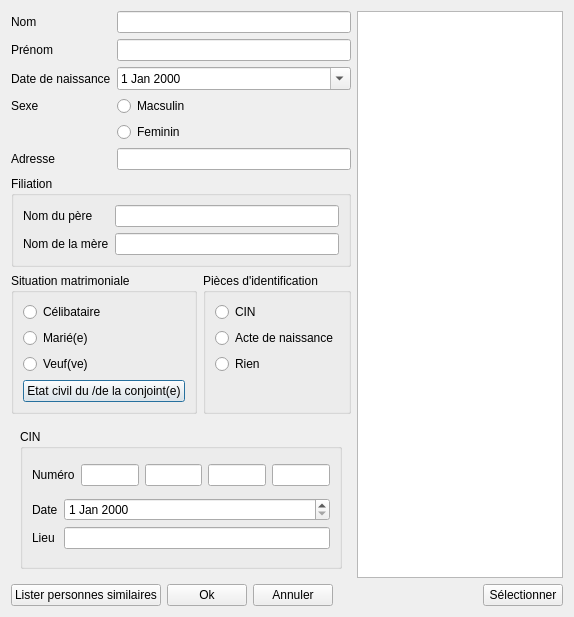
<?xml version="1.0" encoding="UTF-8"?>
<ui version="4.0">
 <class>Dialog</class>
 <widget class="QDialog" name="Dialog">
  <property name="geometry">
   <rect>
    <x>0</x>
    <y>0</y>
    <width>552</width>
    <height>571</height>
   </rect>
  </property>
  <property name="windowTitle">
   <string>Personne physique</string>
  </property>
  <layout class="QVBoxLayout" name="verticalLayout_5">
   <item>
    <layout class="QHBoxLayout" name="horizontalLayout_4">
     <item>
      <layout class="QVBoxLayout" name="verticalLayout">
       <item>
        <layout class="QFormLayout" name="formLayout_2">
         <item row="0" column="0">
          <widget class="QLabel" name="label">
           <property name="text">
            <string>Nom</string>
           </property>
          </widget>
         </item>
         <item row="0" column="1">
          <widget class="QLineEdit" name="lineEditNom"/>
         </item>
         <item row="1" column="0">
          <widget class="QLabel" name="label_2">
           <property name="text">
            <string>Prénom</string>
           </property>
          </widget>
         </item>
         <item row="1" column="1">
          <widget class="QLineEdit" name="lineEditPrenom"/>
         </item>
         <item row="2" column="0">
          <widget class="QLabel" name="label_3">
           <property name="text">
            <string>Date de naissance</string>
           </property>
          </widget>
         </item>
         <item row="2" column="1">
          <widget class="QDateEdit" name="lineEditDateNaiss">
           <property name="calendarPopup">
            <bool>true</bool>
           </property>
          </widget>
         </item>
         <item row="3" column="0">
          <widget class="QLabel" name="label_4">
           <property name="text">
            <string>Sexe </string>
           </property>
          </widget>
         </item>
         <item row="3" column="1">
          <widget class="QRadioButton" name="radioBtnMale">
           <property name="text">
            <string>Macsulin</string>
           </property>
          </widget>
         </item>
         <item row="4" column="1">
          <widget class="QRadioButton" name="radioBtnFemale">
           <property name="text">
            <string>Feminin</string>
           </property>
          </widget>
         </item>
         <item row="5" column="0">
          <widget class="QLabel" name="label_5">
           <property name="text">
            <string>Adresse</string>
           </property>
          </widget>
         </item>
         <item row="5" column="1">
          <widget class="QLineEdit" name="lineEditAdresse"/>
         </item>
        </layout>
       </item>
       <item>
        <widget class="QGroupBox" name="groupBox">
         <property name="title">
          <string>Filiation</string>
         </property>
         <layout class="QFormLayout" name="formLayout">
          <item row="0" column="0">
           <widget class="QLabel" name="nomDuPReLabel">
            <property name="text">
             <string>Nom du père</string>
            </property>
           </widget>
          </item>
          <item row="0" column="1">
           <widget class="QLineEdit" name="nomDuPReLineEdit"/>
          </item>
          <item row="1" column="0">
           <widget class="QLabel" name="nomDeLaMReLabel">
            <property name="text">
             <string>Nom de la mère</string>
            </property>
           </widget>
          </item>
          <item row="1" column="1">
           <widget class="QLineEdit" name="nomDeLaMReLineEdit"/>
          </item>
         </layout>
        </widget>
       </item>
       <item>
        <layout class="QHBoxLayout" name="horizontalLayout">
         <item>
          <widget class="QGroupBox" name="groupBox_2">
           <property name="title">
            <string>Situation matrimoniale</string>
           </property>
           <layout class="QFormLayout" name="formLayout_3">
            <item row="0" column="0">
             <widget class="QRadioButton" name="radioBtnCelib">
              <property name="text">
               <string>Célibataire</string>
              </property>
             </widget>
            </item>
            <item row="1" column="0">
             <widget class="QRadioButton" name="radioBtnMarie">
              <property name="text">
               <string>Marié(e)</string>
              </property>
             </widget>
            </item>
            <item row="2" column="0">
             <widget class="QRadioButton" name="radioBtnVeuf">
              <property name="text">
               <string>Veuf(ve)</string>
              </property>
             </widget>
            </item>
            <item row="3" column="0">
             <widget class="QPushButton" name="btnEtatConjoint">
              <property name="text">
               <string>Etat civil du /de la conjoint(e)</string>
              </property>
              <property name="autoDefault">
               <bool>true</bool>
              </property>
              <property name="default">
               <bool>false</bool>
              </property>
              <property name="flat">
               <bool>false</bool>
              </property>
             </widget>
            </item>
           </layout>
          </widget>
         </item>
         <item>
          <widget class="QGroupBox" name="groupBox_3">
           <property name="title">
            <string>Pièces d'identification</string>
           </property>
           <layout class="QFormLayout" name="formLayout_4">
            <item row="0" column="0">
             <widget class="QRadioButton" name="radioBtnCIN">
              <property name="text">
               <string>CIN</string>
              </property>
             </widget>
            </item>
            <item row="1" column="0">
             <widget class="QRadioButton" name="radioBtnActeDeNaiss">
              <property name="text">
               <string>Acte de naissance</string>
              </property>
             </widget>
            </item>
            <item row="2" column="0">
             <widget class="QRadioButton" name="radioBtnRien">
              <property name="text">
               <string>Rien</string>
              </property>
             </widget>
            </item>
           </layout>
          </widget>
         </item>
        </layout>
       </item>
       <item>
        <widget class="QStackedWidget" name="stackedWidget">
         <property name="currentIndex">
          <number>0</number>
         </property>
         <widget class="QWidget" name="page">
          <layout class="QVBoxLayout" name="verticalLayout_3">
           <item>
            <widget class="QGroupBox" name="groupBox_4">
             <property name="title">
              <string>CIN</string>
             </property>
             <layout class="QVBoxLayout" name="verticalLayout_4">
              <item>
               <layout class="QHBoxLayout" name="horizontalLayout_2">
                <item>
                 <widget class="QLabel" name="label_6">
                  <property name="text">
                   <string>Numéro</string>
                  </property>
                 </widget>
                </item>
                <item>
                 <widget class="QLineEdit" name="lineEditCIN_1"/>
                </item>
                <item>
                 <widget class="QLineEdit" name="lineEditCIN_2"/>
                </item>
                <item>
                 <widget class="QLineEdit" name="lineEditCIN_3"/>
                </item>
                <item>
                 <widget class="QLineEdit" name="lineEditCIN_4"/>
                </item>
               </layout>
              </item>
              <item>
               <layout class="QGridLayout" name="gridLayout_3">
                <item row="0" column="1">
                 <widget class="QDateEdit" name="lineEditDateCIN"/>
                </item>
                <item row="0" column="0">
                 <widget class="QLabel" name="label_7">
                  <property name="text">
                   <string>Date</string>
                  </property>
                 </widget>
                </item>
                <item row="1" column="0">
                 <widget class="QLabel" name="label_8">
                  <property name="text">
                   <string>Lieu</string>
                  </property>
                 </widget>
                </item>
                <item row="1" column="1">
                 <widget class="QLineEdit" name="lineEditLeuCIN"/>
                </item>
               </layout>
              </item>
             </layout>
            </widget>
           </item>
          </layout>
         </widget>
         <widget class="QWidget" name="page_2">
          <layout class="QVBoxLayout" name="verticalLayout_2">
           <item>
            <widget class="QGroupBox" name="groupBox_5">
             <property name="title">
              <string>Acte de naissance</string>
             </property>
             <layout class="QFormLayout" name="formLayout_5">
              <item row="0" column="0" colspan="2">
               <widget class="QLabel" name="label_11">
                <property name="text">
                 <string>Numéro</string>
                </property>
               </widget>
              </item>
              <item row="1" column="1">
               <widget class="QLineEdit" name="lineEditNumActeNaiss"/>
              </item>
              <item row="2" column="0">
               <widget class="QLabel" name="label_12">
                <property name="text">
                 <string>Date</string>
                </property>
               </widget>
              </item>
              <item row="2" column="1">
               <widget class="QDateEdit" name="lineEditDateActeNaiss"/>
              </item>
              <item row="4" column="0">
               <widget class="QLabel" name="label_13">
                <property name="text">
                 <string>Lieu</string>
                </property>
               </widget>
              </item>
              <item row="4" column="1">
               <widget class="QLineEdit" name="lineEditLieuActeNaiss"/>
              </item>
             </layout>
            </widget>
           </item>
          </layout>
         </widget>
        </widget>
       </item>
      </layout>
     </item>
     <item>
      <widget class="QTableWidget" name="tableWidget">
       <property name="minimumSize">
        <size>
         <width>206</width>
         <height>0</height>
        </size>
       </property>
      </widget>
     </item>
    </layout>
   </item>
   <item>
    <layout class="QHBoxLayout" name="horizontalLayout_3">
     <item>
      <widget class="QPushButton" name="btnListePersSimil">
       <property name="text">
        <string>Lister personnes similaires</string>
       </property>
      </widget>
     </item>
     <item>
      <widget class="QPushButton" name="btnOk">
       <property name="text">
        <string>Ok</string>
       </property>
      </widget>
     </item>
     <item>
      <widget class="QPushButton" name="btnAnnuler">
       <property name="text">
        <string>Annuler</string>
       </property>
      </widget>
     </item>
     <item>
      <spacer name="horizontalSpacer">
       <property name="orientation">
        <enum>Qt::Horizontal</enum>
       </property>
       <property name="sizeHint" stdset="0">
        <size>
         <width>40</width>
         <height>20</height>
        </size>
       </property>
      </spacer>
     </item>
     <item>
      <widget class="QPushButton" name="btnSelectionner">
       <property name="text">
        <string>Sélectionner</string>
       </property>
      </widget>
     </item>
    </layout>
   </item>
  </layout>
 </widget>
 <resources/>
 <connections/>
</ui>
